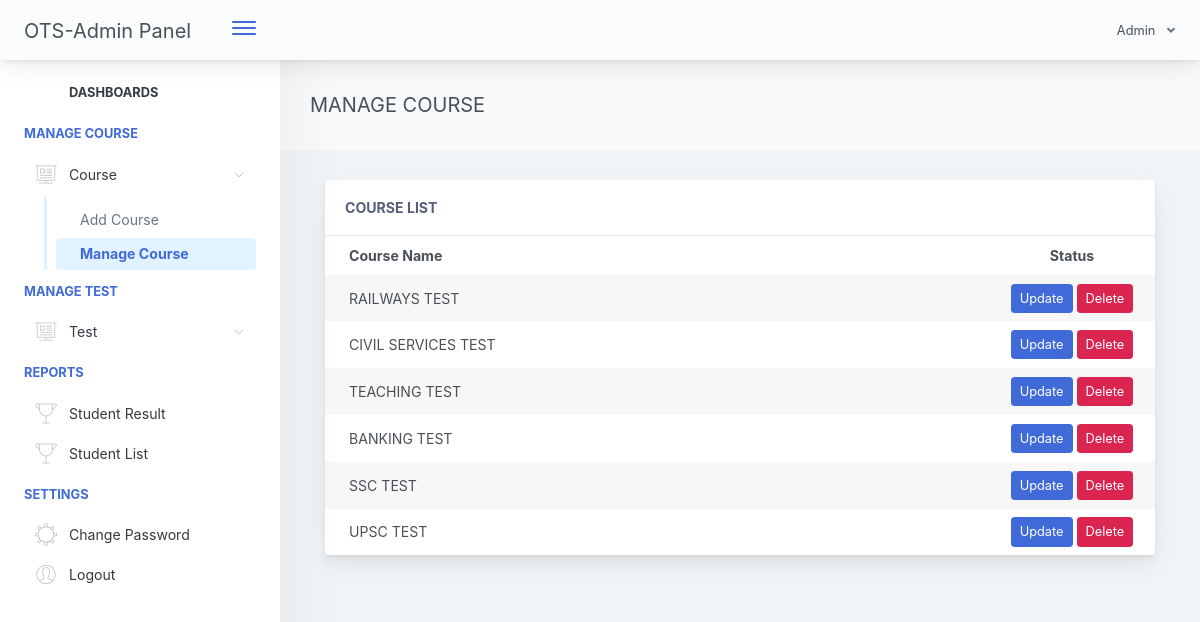
The page /admin/home.php?page=manage-course (signed in) on the database its author committed.
### tables this page shows
CREATE TABLE `course_tbl` (
  `cou_id` int(11) NOT NULL,
  `cou_name` varchar(1000) NOT NULL,
  `cou_created` timestamp NOT NULL DEFAULT current_timestamp() ON UPDATE current_timestamp()
);

### admin/pages/manage-course.php (shortened to what this page needs)
<link rel="stylesheet" type="text/css" href="css/mycss.css">
<div class="app-main__outer">
        <div class="app-main__inner">
            <div class="app-page-title">
                <div class="page-title-wrapper">
                    <div class="page-title-heading">
                        <div>MANAGE COURSE</div>
                    </div>
                </div>
            </div>
            <div class="col-md-12">
                <div class="main-card mb-3 card">
                    <div class="card-header">Course List
                    </div>
                    <div class="table-responsive">
                        <table class="align-middle mb-0 table table-borderless table-striped table-hover" id="tableList">
                            <thead>
                            <tr>
                                <th class="text-left pl-4">Course Name</th>
                                <th class="text-center" width="20%">Status</th>
                            </tr>
                            </thead>
                            <tbody>
                              <?php
                                $selCourse = $dbh->query("SELECT * FROM course_tbl ORDER BY cou_id DESC ");
                                if($selCourse->rowCount() > 0)
                                {
                                    while ($selCourseRow = $selCourse->fetch(PDO::FETCH_ASSOC)) { ?>
                                        <tr>
                                            <td class="pl-4">
                                                <?php echo $selCourseRow['cou_name']; ?>
                                            </td>
                                            <td class="text-center">
                                                <a rel="facebox" style="text-decoration: none;" class="btn btn-primary btn-sm" href="facebox_modal/updateCourse.php?id=<?php echo $selCourseRow['cou_id']; ?>" id="updateCourse">Update</a>
                                             <button type="button" id="deleteCourse" data-id='<?php echo $selCourseRow['cou_id']; ?>'  class="btn btn-danger btn-sm">Delete</button>
                                            </td>
                                        </tr>
                                    <?php }
                                }
                               ?>
                            </tbody>
                        </table>
                    </div>
                </div>
            </div>
</div>

### rows shown on the page
course_tbl: cou_name "RAILWAYS TEST"
course_tbl: cou_name "CIVIL SERVICES TEST"
course_tbl: cou_name "TEACHING TEST"
course_tbl: cou_name "BANKING TEST"
course_tbl: cou_name "SSC TEST"
course_tbl: cou_name "UPSC TEST"
